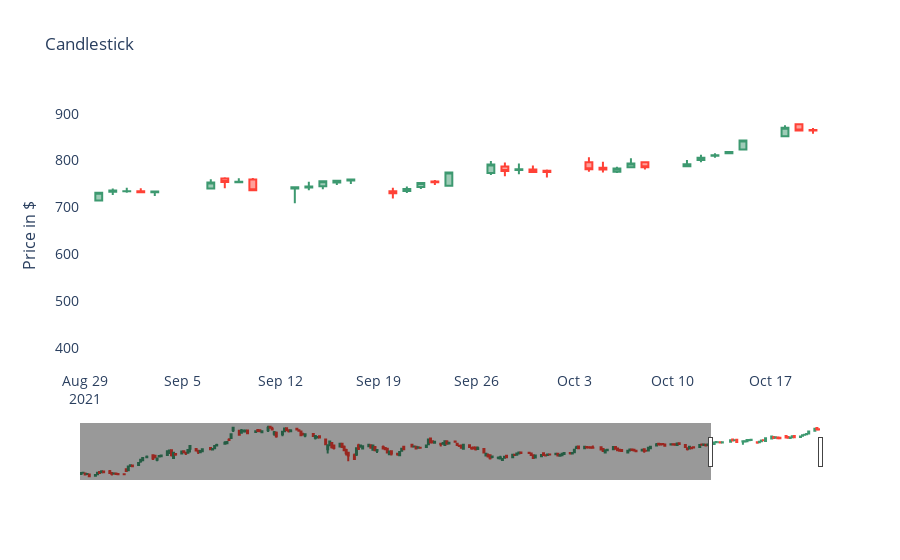

Write notebook code for a chart like this one.
### Code cell
fig = go.Figure()

config = {'displayModeBar': False}

fig = go.Figure(data=[go.Candlestick(x=df['Date'],
                open=df['Open'],
                high=df['High'],
                low=df['Low'],
                close=df['Close'])])

fig.update_layout(
    title=Title ,
    plot_bgcolor="#ffffff",
    #width=800,
    height=600,
    xaxis_tickfont_size=14,
    yaxis=dict(
        title='Price in $',
        titlefont_size=16,
        tickfont_size=14,
    )
)
fig.show(config=config)

### Figure 1 — Plotly figure (JSON) as saved in the notebook; plotly's stock layout.template omitted (floating-point values rounded to 4 significant figures; data arrays with more than 128 entries replaced by an {"elided": "..."} marker saying what was removed)
{"data": [{"close": {"elided": "249 float values"}, "high": {"elided": "249 float values"}, "low": {"elided": "249 float values"}, "open": {"elided": "249 float values"}, "type": "candlestick", "x": {"elided": "249 str values"}}], "layout": {"autosize": true, "plot_bgcolor": "#ffffff", "title": {"text": "Candlestick"}, "xaxis": {"autorange": false, "range": ["2021-08-28 15:51:06.6667", "2021-10-20 12:00"], "rangeslider": {"autorange": true, "range": ["2020-10-25 12:00", "2021-10-20 12:00"], "yaxis": {"_template": null, "rangemode": "match"}}, "tickfont": {"size": 14}, "type": "date"}, "yaxis": {"autorange": true, "range": [350.1, 929.4], "tickfont": {"size": 14}, "title": {"font": {"size": 16}, "text": "Price in $"}}}}
